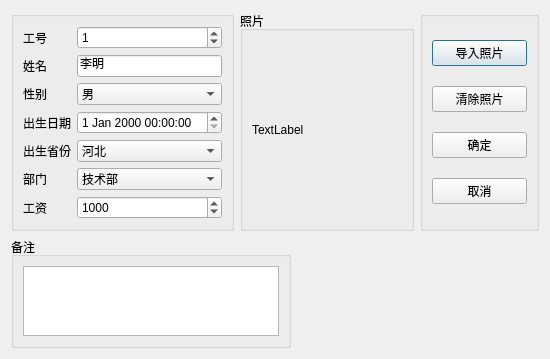
<?xml version="1.0" encoding="UTF-8"?>
<ui version="4.0">
 <class>TDialogData</class>
 <widget class="QDialog" name="TDialogData">
  <property name="geometry">
   <rect>
    <x>0</x>
    <y>0</y>
    <width>550</width>
    <height>323</height>
   </rect>
  </property>
  <property name="windowTitle">
   <string>Dialog</string>
  </property>
  <layout class="QFormLayout" name="formLayout_2">
   <item row="0" column="0">
    <layout class="QHBoxLayout" name="horizontalLayout">
     <item>
      <widget class="QGroupBox" name="groupBox">
       <property name="title">
        <string/>
       </property>
       <layout class="QFormLayout" name="formLayout">
        <item row="0" column="0">
         <widget class="QLabel" name="label">
          <property name="text">
           <string>工号</string>
          </property>
         </widget>
        </item>
        <item row="0" column="1">
         <widget class="QSpinBox" name="spinBoxEmpNo">
          <property name="maximum">
           <number>990000</number>
          </property>
          <property name="value">
           <number>1</number>
          </property>
         </widget>
        </item>
        <item row="1" column="0">
         <widget class="QLabel" name="label_2">
          <property name="text">
           <string>姓名</string>
          </property>
         </widget>
        </item>
        <item row="1" column="1">
         <widget class="QLineEdit" name="lineEditName">
          <property name="text">
           <string>李明</string>
          </property>
         </widget>
        </item>
        <item row="2" column="0">
         <widget class="QLabel" name="label_3">
          <property name="text">
           <string>性别</string>
          </property>
         </widget>
        </item>
        <item row="2" column="1">
         <widget class="QComboBox" name="comboBoxSex">
          <item>
           <property name="text">
            <string>男</string>
           </property>
          </item>
          <item>
           <property name="text">
            <string>女</string>
           </property>
          </item>
         </widget>
        </item>
        <item row="3" column="0">
         <widget class="QLabel" name="label_4">
          <property name="text">
           <string>出生日期</string>
          </property>
         </widget>
        </item>
        <item row="3" column="1">
         <widget class="QDateTimeEdit" name="dateTimeEdit"/>
        </item>
        <item row="4" column="0">
         <widget class="QLabel" name="label_5">
          <property name="text">
           <string>出生省份</string>
          </property>
         </widget>
        </item>
        <item row="4" column="1">
         <widget class="QComboBox" name="comboBoxBirth">
          <item>
           <property name="text">
            <string>河北</string>
           </property>
          </item>
          <item>
           <property name="text">
            <string>湖南</string>
           </property>
          </item>
          <item>
           <property name="text">
            <string>湖北</string>
           </property>
          </item>
          <item>
           <property name="text">
            <string>安徽</string>
           </property>
          </item>
          <item>
           <property name="text">
            <string>河南</string>
           </property>
          </item>
          <item>
           <property name="text">
            <string>上海</string>
           </property>
          </item>
          <item>
           <property name="text">
            <string>重庆</string>
           </property>
          </item>
         </widget>
        </item>
        <item row="5" column="0">
         <widget class="QLabel" name="label_6">
          <property name="text">
           <string>部门</string>
          </property>
         </widget>
        </item>
        <item row="5" column="1">
         <widget class="QComboBox" name="comboBoxDepartment">
          <item>
           <property name="text">
            <string>技术部</string>
           </property>
          </item>
          <item>
           <property name="text">
            <string>生产部</string>
           </property>
          </item>
          <item>
           <property name="text">
            <string>销售部</string>
           </property>
          </item>
          <item>
           <property name="text">
            <string>行政部</string>
           </property>
          </item>
         </widget>
        </item>
        <item row="6" column="0">
         <widget class="QLabel" name="label_7">
          <property name="text">
           <string>工资</string>
          </property>
         </widget>
        </item>
        <item row="6" column="1">
         <widget class="QSpinBox" name="spinBoxSalary">
          <property name="maximum">
           <number>99000</number>
          </property>
          <property name="value">
           <number>1000</number>
          </property>
         </widget>
        </item>
       </layout>
      </widget>
     </item>
     <item>
      <widget class="QGroupBox" name="groupBox_2">
       <property name="title">
        <string>照片</string>
       </property>
       <property name="flat">
        <bool>true</bool>
       </property>
       <property name="checkable">
        <bool>false</bool>
       </property>
       <layout class="QGridLayout" name="gridLayout">
        <item row="0" column="0">
         <widget class="QLabel" name="labelpic">
          <property name="minimumSize">
           <size>
            <width>150</width>
            <height>0</height>
           </size>
          </property>
          <property name="text">
           <string>TextLabel</string>
          </property>
         </widget>
        </item>
       </layout>
      </widget>
     </item>
    </layout>
   </item>
   <item row="0" column="1">
    <widget class="QGroupBox" name="groupBox_3">
     <property name="title">
      <string/>
     </property>
     <layout class="QVBoxLayout" name="verticalLayout">
      <item>
       <widget class="QPushButton" name="pushButtonImport">
        <property name="text">
         <string>导入照片</string>
        </property>
        <property name="icon">
         <iconset resource="resource.qrc">
          <normaloff>:/images/images/00.JPG</normaloff>:/images/images/00.JPG</iconset>
        </property>
       </widget>
      </item>
      <item>
       <widget class="QPushButton" name="pushButtonClear">
        <property name="text">
         <string>清除照片</string>
        </property>
        <property name="icon">
         <iconset resource="resource.qrc">
          <normaloff>:/images/images/103.bmp</normaloff>:/images/images/103.bmp</iconset>
        </property>
       </widget>
      </item>
      <item>
       <widget class="QPushButton" name="pushButtonOK">
        <property name="text">
         <string>确定</string>
        </property>
        <property name="icon">
         <iconset resource="resource.qrc">
          <normaloff>:/images/images/704.bmp</normaloff>:/images/images/704.bmp</iconset>
        </property>
       </widget>
      </item>
      <item>
       <widget class="QPushButton" name="pushButtonCANCEL">
        <property name="text">
         <string>取消</string>
        </property>
        <property name="icon">
         <iconset resource="resource.qrc">
          <normaloff>:/images/images/706.bmp</normaloff>:/images/images/706.bmp</iconset>
        </property>
       </widget>
      </item>
     </layout>
    </widget>
   </item>
   <item row="1" column="0">
    <widget class="QGroupBox" name="groupBox_4">
     <property name="title">
      <string>备注</string>
     </property>
     <property name="flat">
      <bool>true</bool>
     </property>
     <layout class="QVBoxLayout" name="verticalLayout_2">
      <item>
       <widget class="QPlainTextEdit" name="plainTextEdit"/>
      </item>
     </layout>
    </widget>
   </item>
   <item row="1" column="1">
    <spacer name="horizontalSpacer">
     <property name="orientation">
      <enum>Qt::Horizontal</enum>
     </property>
     <property name="sizeHint" stdset="0">
      <size>
       <width>203</width>
       <height>106</height>
      </size>
     </property>
    </spacer>
   </item>
  </layout>
 </widget>
 <resources>
  <include location="resource.qrc"/>
 </resources>
 <connections>
  <connection>
   <sender>pushButtonOK</sender>
   <signal>clicked()</signal>
   <receiver>TDialogData</receiver>
   <slot>accept()</slot>
   <hints>
    <hint type="sourcelabel">
     <x>440</x>
     <y>124</y>
    </hint>
    <hint type="destinationlabel">
     <x>274</x>
     <y>161</y>
    </hint>
   </hints>
  </connection>
  <connection>
   <sender>pushButtonCANCEL</sender>
   <signal>clicked()</signal>
   <receiver>TDialogData</receiver>
   <slot>reject()</slot>
   <hints>
    <hint type="sourcelabel">
     <x>440</x>
     <y>164</y>
    </hint>
    <hint type="destinationlabel">
     <x>274</x>
     <y>161</y>
    </hint>
   </hints>
  </connection>
 </connections>
</ui>
